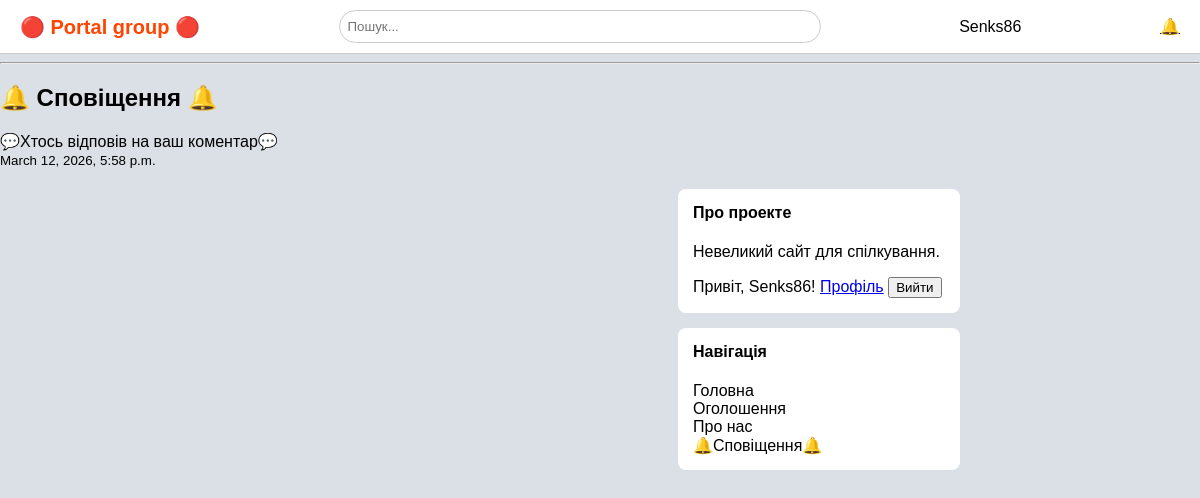
The app's page /ads/notifications/ (signed in) with its own data.
### apps/ads/models.py (models this page shows)
class Notification(models.Model):
    user = models.ForeignKey(User, on_delete=models.CASCADE)
    message = models.CharField(max_length=255)
    is_read = models.BooleanField(default=False)
    created_at = models.DateTimeField(auto_now_add=True)

### apps/ads/views.py (the view)
# urls.py: path("notifications/", NotificationView.as_view(), name="notifications"),
def notifications(request):
    notes = Notification.objects.filter(user=request.user).order_by("-created_at")
    return render(request, "notifications.html", {"notes": notes})

### templates/notifications.html
{% extends "base.html" %}
{% block content %}
<h2>🔔 Сповіщення 🔔</h2>
{% if user.is_authenticated %}
{% for n in notes %}
<p>
    {{ n.message }}
    <br>
    <small>{{ n.created_at }}</small>
</p>
{% empty %}
<p>Немає сповіщень</p>
{% endfor %}
{% else %}
<p>Авторизуйтесь, щоб побачити сповіщення</p>
{% endif %}
<div class="layout">
<div class="posts">
    </div>
    {% include "sidebar.html" %}
    </div>
{% endblock %}

### templates/base.html (shortened to what this page needs)
{% load static %}
<!doctype html>
<html lang="uk">
<head>
  <link rel="stylesheet" href="{% static 'css/style.css' %}">
</head>
<body>
  <header class="header">
    <div class="logo">🔴 Portal group 🔴</div>
    <input type="text" placeholder="Пошук..." class="search">
    <div class="profile">
        {% if user.is_authenticated %}
            {{ user.username }}
        {% else %}
            <a href="/login/">Войти</a>
        {% endif %}
    </div>
      <a href="/notifications/">🔔</a>
  </header>
  <hr>
  <main>
    {% block content %}{% endblock %}
  </main>
</body>
</html>

### templates/sidebar.html (shortened to what this page needs)
<div class="sidebar">
    <div class="sidebar-box">
        <h4>Про проекте</h4>
        <p>Невеликий сайт для спілкування.</p>
        <div class="sidebar-buttons">
              <nav>
                {% if user.is_authenticated %}
                  <span>Привіт, {{ user.username }}!</span>
                  <a href="{% url 'profile' %}">Профіль</a>
                  <form method="post" action="{% url 'logout' %}" style="display:inline;">
                    <button type="submit">Вийти</button>
                  </form>
                {% else %}
                  <a href="{% url 'login' %}">Увійти</a>
                  <a href="{% url 'signup' %}">Реєстрація</a>
                {% endif %}
              </nav>
        </div>
    </div>
    <div class="sidebar-box">
        <h4>Навігація</h4>
        <a href="/" class="nav-link">Головна</a><br>
        <a href="/ads/" class="nav-link">Оголошення</a><br>
        <a href="/about/" class="nav-link">Про нас</a><br>
        <a href="/notifications/" class="nav-link">🔔Сповіщення🔔</a>
    </div>
</div>

### static/css/style.css (style rules this page uses)
body { margin: 0; font-family: Arial, sans-serif; background-color: #dae0e6; }
.header { background-color: #ffffff; display: flex; align-items: center; justify-content: space-between; padding: 10px 20px; border-bottom: 1px solid #ccc; }
.logo { font-size: 20px; font-weight: bold; color: #ff4500; }
.search { width: 40%; padding: 8px; border-radius: 20px; border: 1px solid #ccc; }
.layout { display: flex; width: 80%; margin-top: 20px; }
.posts { width: 70%; }
.sidebar { width: 30%; margin-left: 20px; }
.sidebar-box { background: white; padding: 15px; margin-bottom: 15px; border-radius: 8px; }
.sidebar-box h4 { margin-top: 0; }
.sidebar-buttons { display: flex; flex-direction: column; gap: 8px; margin-top: 10px; }
.nav-link { text-decoration: none; color: black; }

### records on screen
Notification: message "💬Хтось відповів на ваш коментар💬", created_at "March 12, 2026, 5:58 p.m."

### other values on screen
{{ user.username }} "Senks86"
